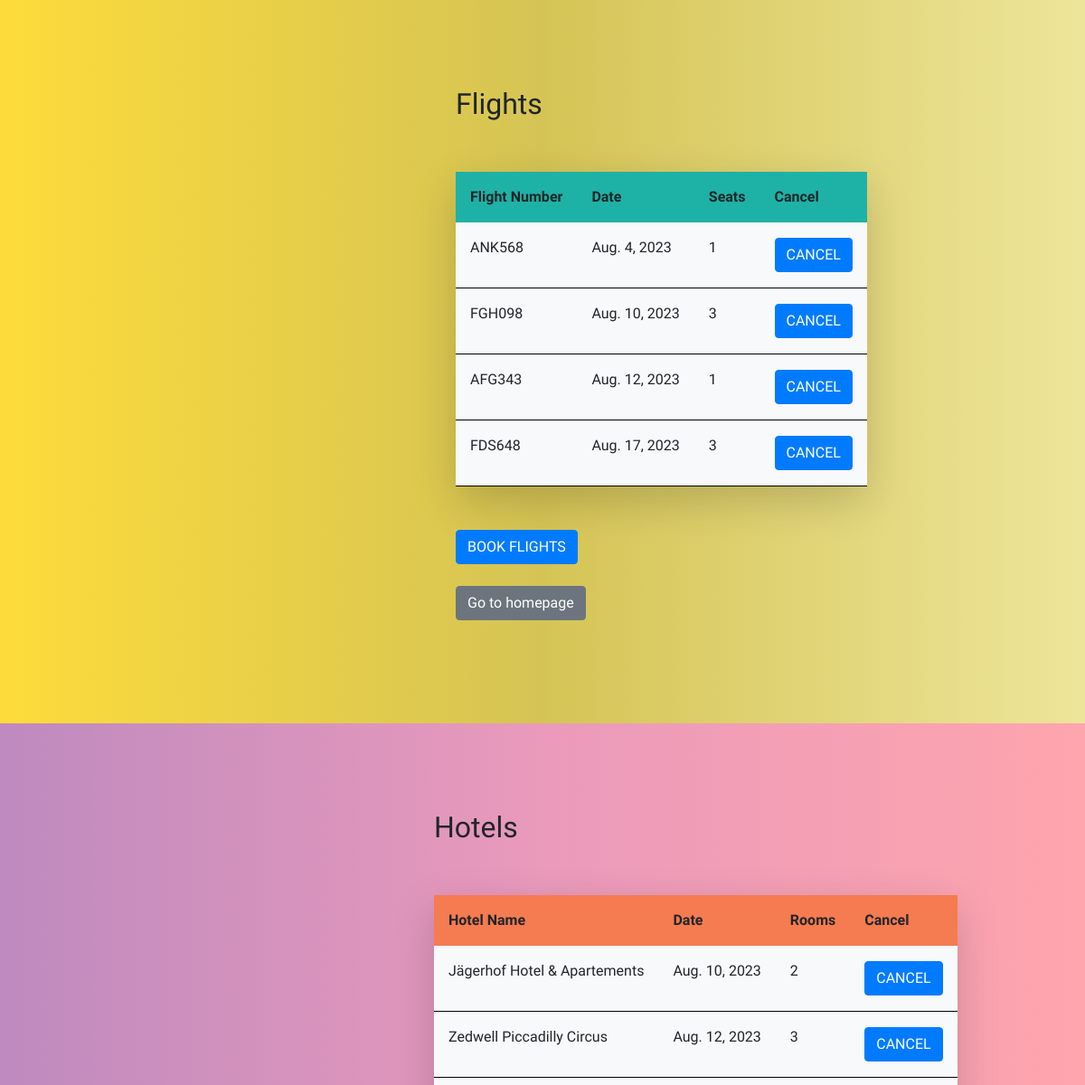
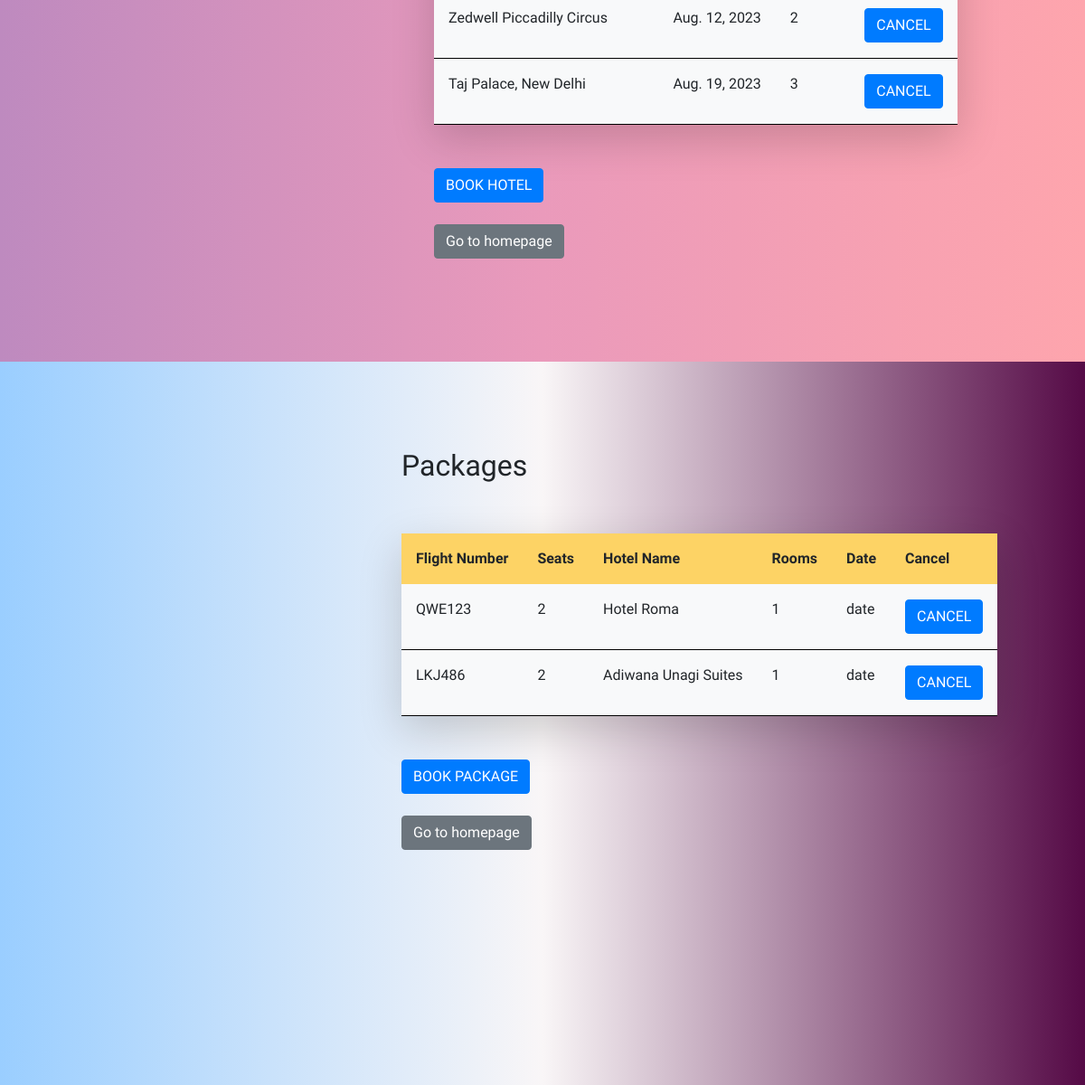
/accounts/profile/ (signed in), run on the app's committed database (2 pictures, top to bottom).
### travelapp/models.py (models this page shows, shortened)
class BookFlight(models.Model):
    username_id = models.ForeignKey(User, on_delete=models.CASCADE)
    flight = models.CharField(max_length=10)
    date = models.CharField(max_length=20)
    seat = models.IntegerField(default=1)

class BookHotel(models.Model):
    username_id = models.ForeignKey(User, on_delete=models.CASCADE)
    hotel_name = models.CharField(max_length=100)
    date = models.CharField(max_length=20)
    room = models.IntegerField(default=1)

class BookPackage(models.Model):
    username_id = models.ForeignKey(User, on_delete=models.CASCADE)
    flight = models.CharField(max_length=10)
    date = models.CharField(max_length=20)
    seat = models.IntegerField(default=1)
    hotel_name = models.CharField(max_length=100)
    room = models.IntegerField(default=1)

### travelapp/views.py (the view)
# urls.py: path('accounts/profile/', views.dashboard, name='dashboard'),
@login_required
def dashboard(request):
    user = request.user
    flights = BookFlight.objects.filter(username_id=user)
    hotels = BookHotel.objects.filter(username_id=user)
    packages = BookPackage.objects.filter(username_id=user)
    response = {
        'flights': flights,
        'hotels': hotels,
        'packages': packages,
    }
    return render(request, 'dashboard.html', response)

### travelapp/templates/dashboard.html (shortened to what this page needs)
<!DOCTYPE html>
<html lang="en" dir="ltr">
{% load static %}
  <head>
  <link rel="stylesheet" href="https://stackpath.bootstrapcdn.com/bootstrap/4.4.1/css/bootstrap.min.css">
  <link rel="stylesheet" href="{% static "css/style_one.css" %}">
  <link rel="stylesheet" href="{% static "css/style.css" %}">
  </head>
{% block content %}
<body>
  <div class="flights-d">
    <br><br>
<br><br>
      <div class="block-f">
    <h2>Flights</h2><br><br>
    <table class=" shadow-lg rounded">
      <tr>
      <th class="p-3 hg">Flight Number</th>
        <th class="p-3 hg">Date</th>
        <th class="p-3 hg">Seats</th>
        <th class="p-3 hg">Cancel</th>
      </tr>
    {% for i in flights %}
    <tr>
    <td class="p-3 gd bg-light"><p>{{ i.flight }}</p></td>
    <td class="p-3 gd bg-light"><p>{{ i.date }}</p></td>
    <td class="p-3 gd bg-light" ><p>{{ i.seat }}</p></td>
    <td class="p-3 gd bg-light"><a class="btn btn1 btn-primary" href="/cancelflight/{{ i.flight }}/{{ i.date }}/{{ i.seat }}">CANCEL</a></td>
    </tr>
    {% endfor %}
    </table>
    <br><br>
    <a href="{% url 'flights' %}" class="btn btn-primary">BOOK FLIGHTS</a>
    <br><br>
          <a href="{% url 'home' %}" class="btn btn-secondary">Go to homepage</a>
          <br/><br/>
          </div>
  </div>
  <div class="hotels-d">
    <br><br><br><br>
      <div class="block-h">
    <h2>Hotels</h2><br><br>
    <table class=" shadow-lg rounded">
      <tr>
      <th class="p-3 hg1">Hotel Name</th>
        <th class="p-3 hg1">Date</th>
        <th class="p-3 hg1">Rooms</th>
        <th class="p-3 hg1">Cancel</th>
      </tr>
    {% for j in hotels %}
    <tr>
      <td class="p-3 gd bg-light"><p>{{ j.hotel_name }}</p></td>
      <td class="p-3 gd bg-light"><p>{{ j.date }}</p></td>
      <td class="p-3 gd bg-light"><p>{{ j.room }}</p></td>
      <td class="p-3 gd bg-light"><a class="btn btn-primary" href="/cancelhotel/{{ j.hotel_name }}/{{ j.date }}/{{ j.room }}">CANCEL</a></td>
    </tr>
    {% endfor %}
    </table><br><br>
    <a href="{% url 'hotels' %}" class="btn btn-primary">BOOK HOTEL</a>
    <br><br>
    <a href="{% url 'home' %}" class="btn btn-secondary">Go to homepage</a>
          <br/><br/>
          </div>
  </div>
  <div class="package-d"><br><br><br><br>
      <div class="block-p">
    <h2>Packages</h2><br><br>
    <table class=" shadow-lg rounded">
      <tr>
      <th class="p-3 hg2">Flight Number</th>
      <th class="p-3 hg2">Seats</th>
      <th class="p-3 hg2">Hotel Name</th>
        <th class="p-3 hg2">Rooms</th>
        <th class="p-3 hg2">Date</th>
        <th class="p-3 hg2">Cancel</th>
      </tr>
    {% for k in packages %}
    <tr>
    <td class="p-3 gd bg-light"><p>{{ k.flight }}</p></td>
    <td class="p-3 gd bg-light"><p>{{ k.seat }}</p></td>
    <td class="p-3 gd bg-light"><p>{{ k.hotel_name }}</p></td>
    <td class="p-3 gd bg-light"><p>{{ k.room }}</p></td>
    <td class="p-3 gd bg-light bg-light"><p>{{ k.date }}</p></td>
    <td class="p-3 gd bg-light"><a class="btn btn-primary" href="/cancelpackage/{{ k.flight }}/{{ k.seat }}/{{ k.hotel_name }}/{{ k.date }}/{{ k.room }}">CANCEL</a></td>
    </tr>
    {% endfor %}
    </table><br><br>
    <a href="{% url 'package' %}" class="btn btn-primary">BOOK PACKAGE</a>
    <br><br>
          <a href="{% url 'home' %}" class="btn btn-secondary">Go to homepage</a>
          <br/><br/>
    </div>
  </div>
{% endblock %}
  </body>
</html>

### travelapp/static/css/style_one.css (style rules this page uses)
.btn { margin-left: 45%; }

### travelapp/static/css/style.css (style rules this page uses)
html,body { font-family: 'Viga'; }

### travelapp/templates/dashboard.html (style rules this page uses)
.btn { margin-left: 0; }
.hg { background: #1eb2a6; margin-bottom: 2px; }
.gd { border-bottom: 1px solid black; }
.hg1 { background: #f57b51; margin-bottom: 2px; }
.hg2 { background: #fdd365; margin-bottom: 2px; }
.flights-d { height: 100vh; background: linear-gradient(to left,#ede59a,#d5c455,#fddb3a); }
.hotels-d { height: 100vh; background: linear-gradient(to left,#fea5ad,#ea9abb,#be8abf); }
.package-d { background: linear-gradient(to left,#550a46,#f9f6f7,#9aceff); height: 100vh; }
.block-f { position: absolute; left: 42%; }
.block-h { position: absolute; left: 40%; }
.block-p { position: absolute; left: 37%; }

### data on the page
BookFlight: flight "ANK568", date "Aug. 4, 2023", seat "1"
BookFlight: flight "FGH098", date "Aug. 10, 2023", seat "3"
BookFlight: flight "AFG343", date "Aug. 12, 2023", seat "1"
BookFlight: flight "FDS648", date "Aug. 17, 2023", seat "3"
BookHotel: hotel_name "Jägerhof Hotel & Apartements", date "Aug. 10, 2023", room "2"
BookHotel: hotel_name "Zedwell Piccadilly Circus", date "Aug. 12, 2023", room "3"
BookHotel: hotel_name "Zedwell Piccadilly Circus", date "Aug. 12, 2023", room "2"
BookHotel: hotel_name "Taj Palace, New Delhi", date "Aug. 19, 2023", room "3"
BookPackage: flight "QWE123", seat "2", hotel_name "Hotel Roma", room "1", date "date"
BookPackage: flight "LKJ486", seat "2", hotel_name "Adiwana Unagi Suites", room "1", date "date"
